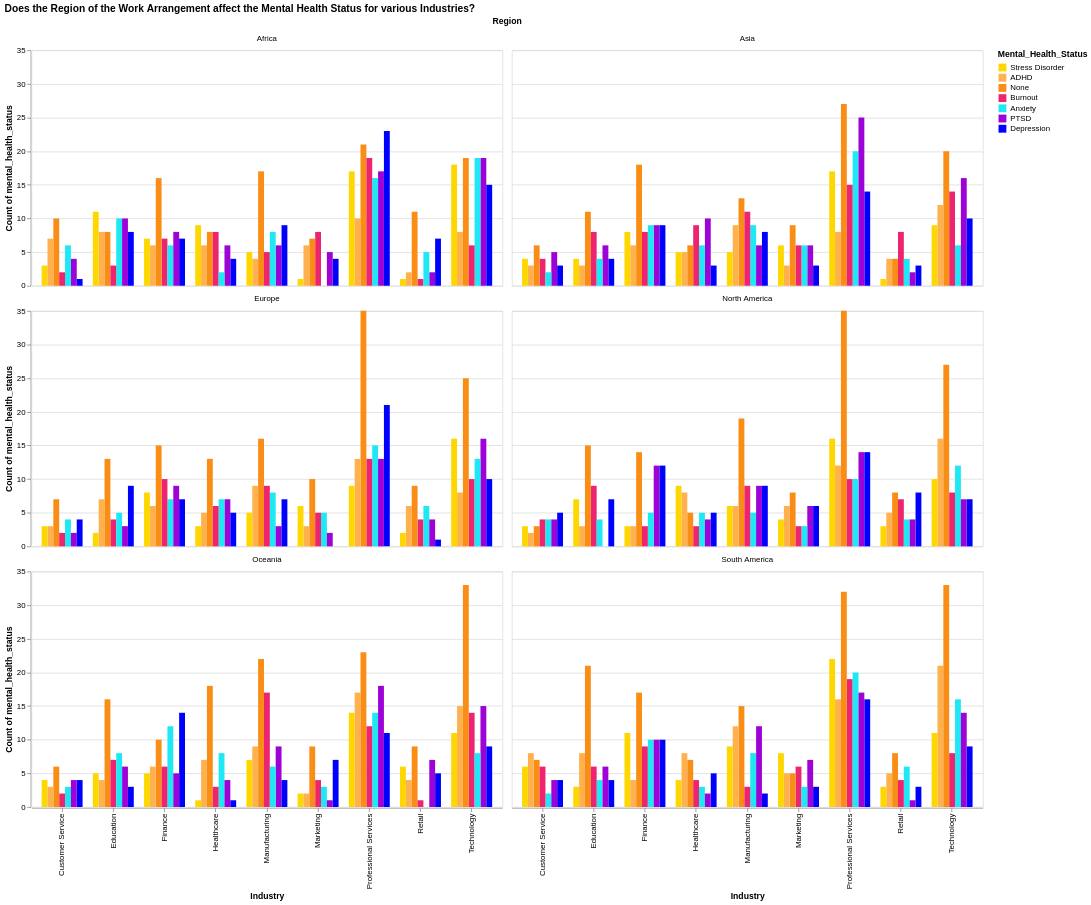

The notebook cell this image was saved under:
### Markdown cell above
## **Question 3**: Does the region of the work arrangement affect the mental health status of the various industries?

### Code cell
# Stacked bar chart
alt.Chart(source).mark_bar().encode(
    x=alt.X('Industry:N', title='Industry'),  
    y=alt.Y('count():Q', title='Count of mental_health_status'),  
    xOffset='Mental_Health_Status:N',  
    color=alt.Color('Mental_Health_Status:N', scale=alt.Scale(domain=['Stress Disorder', 'ADHD', 'None', 'Burnout', 'Anxiety', 'PTSD', 'Depression'], range=["#ffd700","#ffb14e","#fa8d15","#ed2571","#1de8f3","#9d02d7","#0000ff"] ), title='Mental_Health_Status'),  
    tooltip=[
        alt.Tooltip('Region:N', title='Region'),
        alt.Tooltip('Mental_Health_Status:N', title='Mental Health Status'),
        alt.Tooltip('count():Q', title='Count')
    ]).properties(
     width=600,
    height=300
).facet(
    facet='Region:N',  # Use facet instead of column for flexibility
    columns=2,  # Set 2 regions per row
    title='Region',
    spacing=10 # Adjust spacing between facets for alignment
).properties(
    title='Does the Region of the Work Arrangement affect the Mental Health Status for various Industries?'
).interactive()

### Figure 1 — Vega-Lite specification as saved in the notebook (floating-point values rounded to 4 significant figures; data arrays with more than 128 entries replaced by an {"elided": "..."} marker saying what was removed)
{"config": {"view": {"continuousWidth": 300, "continuousHeight": 300}}, "data": {"name": "data-96600f8fa4a58066dfbe00a512862a10"}, "facet": {"field": "Region", "type": "nominal"}, "spec": {"mark": {"type": "bar"}, "encoding": {"color": {"field": "Mental_Health_Status", "scale": {"domain": ["Stress Disorder", "ADHD", "None", "Burnout", "Anxiety", "PTSD", "Depression"], "range": ["#ffd700", "#ffb14e", "#fa8d15", "#ed2571", "#1de8f3", "#9d02d7", "#0000ff"]}, "title": "Mental_Health_Status", "type": "nominal"}, "tooltip": [{"field": "Region", "title": "Region", "type": "nominal"}, {"field": "Mental_Health_Status", "title": "Mental Health Status", "type": "nominal"}, {"aggregate": "count", "title": "Count", "type": "quantitative"}], "x": {"field": "Industry", "title": "Industry", "type": "nominal"}, "xOffset": {"field": "Mental_Health_Status", "type": "nominal"}, "y": {"aggregate": "count", "title": "Count of mental_health_status", "type": "quantitative"}}, "height": 300, "name": "view_37", "width": 600}, "columns": 2, "params": [{"name": "param_40", "select": {"type": "interval", "encodings": ["x", "y"]}, "bind": "scales", "views": ["view_37"]}], "spacing": 10, "title": "Does the Region of the Work Arrangement affect the Mental Health Status for various Industries?", "$schema": "https://vega.github.io/schema/vega-lite/v5.20.1.json", "datasets": {"data-96600f8fa4a58066dfbe00a512862a10": {"elided": "3157 records"}}}
